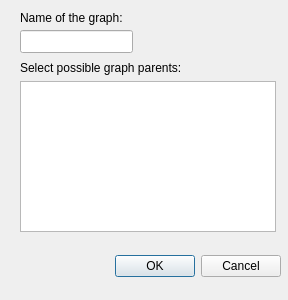
<?xml version="1.0" encoding="UTF-8"?>
<ui version="4.0">
 <class>Dialog</class>
 <widget class="QDialog" name="Dialog">
  <property name="geometry">
   <rect>
    <x>0</x>
    <y>0</y>
    <width>288</width>
    <height>300</height>
   </rect>
  </property>
  <property name="windowTitle">
   <string>Dialog</string>
  </property>
  <widget class="QDialogButtonBox" name="buttonBox">
   <property name="geometry">
    <rect>
     <x>90</x>
     <y>250</y>
     <width>191</width>
     <height>32</height>
    </rect>
   </property>
   <property name="orientation">
    <enum>Qt::Horizontal</enum>
   </property>
   <property name="standardButtons">
    <set>QDialogButtonBox::Cancel|QDialogButtonBox::Ok</set>
   </property>
  </widget>
  <widget class="QListWidget" name="parent_graph_widget">
   <property name="geometry">
    <rect>
     <x>20</x>
     <y>81</y>
     <width>256</width>
     <height>151</height>
    </rect>
   </property>
  </widget>
  <widget class="QLabel" name="label">
   <property name="geometry">
    <rect>
     <x>20</x>
     <y>10</y>
     <width>121</width>
     <height>16</height>
    </rect>
   </property>
   <property name="text">
    <string>Name of the graph:</string>
   </property>
  </widget>
  <widget class="QLineEdit" name="graph_name">
   <property name="geometry">
    <rect>
     <x>20</x>
     <y>30</y>
     <width>113</width>
     <height>23</height>
    </rect>
   </property>
  </widget>
  <widget class="QLabel" name="label_2">
   <property name="geometry">
    <rect>
     <x>20</x>
     <y>60</y>
     <width>251</width>
     <height>16</height>
    </rect>
   </property>
   <property name="text">
    <string>Select possible graph parents:</string>
   </property>
  </widget>
 </widget>
 <resources/>
 <connections>
  <connection>
   <sender>buttonBox</sender>
   <signal>accepted()</signal>
   <receiver>Dialog</receiver>
   <slot>accept()</slot>
   <hints>
    <hint type="sourcelabel">
     <x>248</x>
     <y>254</y>
    </hint>
    <hint type="destinationlabel">
     <x>157</x>
     <y>274</y>
    </hint>
   </hints>
  </connection>
  <connection>
   <sender>buttonBox</sender>
   <signal>rejected()</signal>
   <receiver>Dialog</receiver>
   <slot>reject()</slot>
   <hints>
    <hint type="sourcelabel">
     <x>316</x>
     <y>260</y>
    </hint>
    <hint type="destinationlabel">
     <x>286</x>
     <y>274</y>
    </hint>
   </hints>
  </connection>
 </connections>
</ui>
